Frame 1 (no input): blank canvas, image omitted
Frame 60 (no input): blank canvas, image omitted
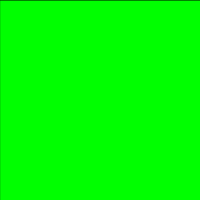
Frame 120 (the mouse pressed at the canvas centre since frame 60)

The p5.js sketch whose frames 1 and 60 were blank and that drew this single picture after the mouse press (run headless with seeded random() and noise() and a simulated clock; from frame 60 on, the mouse is pressed at the canvas centre):

// p5.js sketch
// ── sketch.js


function setup() {
  createCanvas(200, 200);

}

function draw() {
  background(220);
  fill(0,255,0);
  if (mouseX>0){
    rect(0,0,250,500);
  }else{
    rect(250,0,250,500);
  }

}
